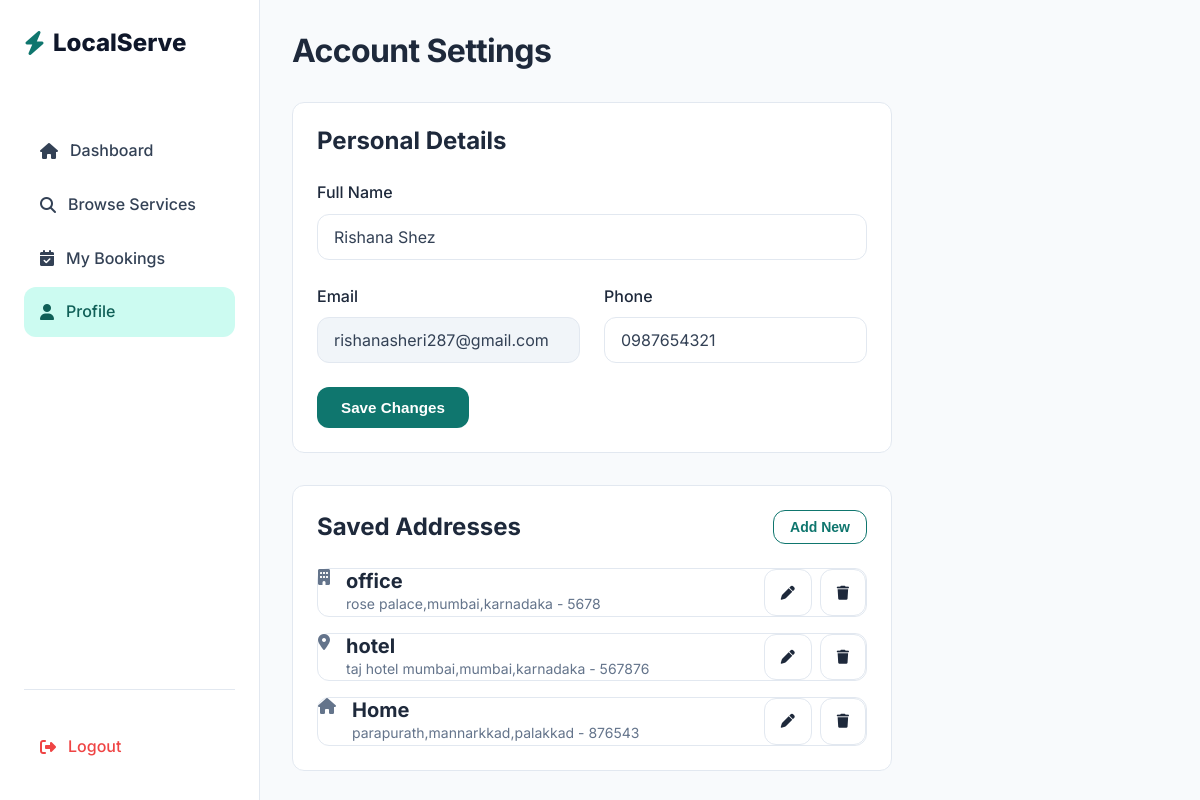
/acc/profile/ (signed in), run on an earlier commit of the app's database.
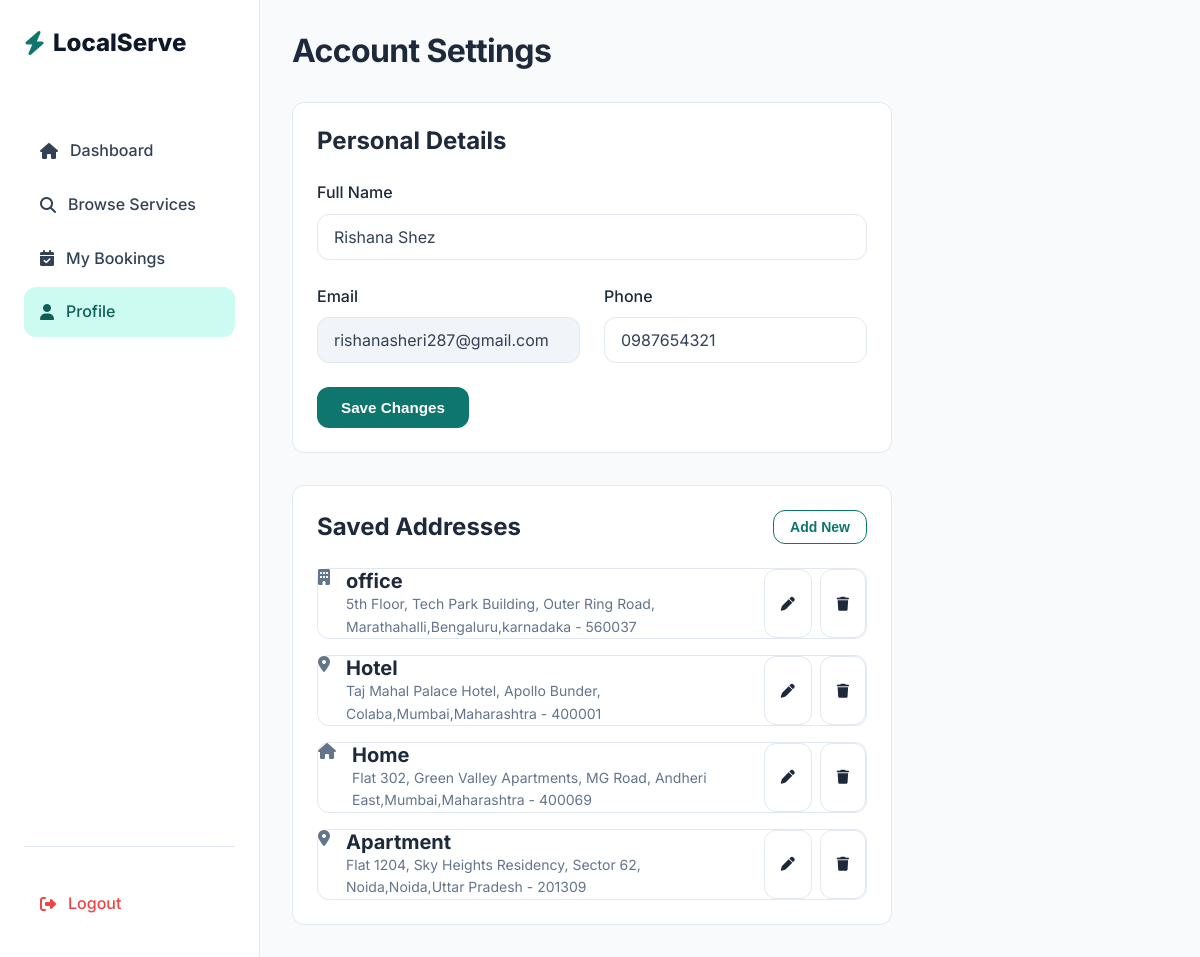
And on a later commit of the database.
### accounts/models.py (models this page shows, shortened)
class Address(models.Model):
    customer =  models.ForeignKey(CustomerProfile, on_delete = models.CASCADE, related_name="address")
    label = models.CharField(max_length=50)
    full_address = models.CharField(max_length=500)
    city = models.CharField(max_length = 100)
    state = models.CharField(max_length = 100)
    pincode = models.CharField(max_length = 10)
    landmark = models.CharField(max_length=100, blank=True)
    is_default = models.BooleanField(default=False)
    created_at = models.DateTimeField(auto_now_add=True)

### accounts/views.py (the view, shortened to what this page needs)
# urls.py: path('profile/',views.profile, name="profile"),
@login_required
@never_cache
def profile(request):
    profile,created = CustomerProfile.objects.get_or_create(user = request.user, defaults ={
        "full_name":request.user.get_full_name() or request.user.username
    })
    address = profile.address.all()
    form = CustomerProfileForm(instance=profile)
    return render(request,'customer/acc/profile.html',{'profile':profile, 'address':address,'form':form})

### accounts/forms.py (shortened to what this page needs)
class CustomerProfileForm(forms.ModelForm):
    class Meta:
        model = CustomerProfile
        fields = ['full_name','phone']

### templates/customer/acc/profile.html (shortened to what this page needs)
{% extends "base_customer.html" %}
    {% block content %}
            <h2 style="margin-bottom: 2rem;">Account Settings</h2>
            <div style="max-width: 600px;">
                <div class="card" style="margin-bottom: 2rem;">
                    <h3 style="margin-bottom: 1.5rem;">Personal Details</h3>
                    <form method ="POST">
                    <div class="form-group">
                        <label class="form-label">Full Name</label>
                        <input type="text" class="form-control" value="{{request.user.customer_profile.full_name}}" name = "full_name">
                    </div>
                    <div class="grid grid-cols-2 grid-gap">
                        <div class="form-group">
                            <label class="form-label">Email</label>
                            <input type="email" class="form-control" value="{{request.user.email}}" disabled
                                style="background: #F1F5F9;">
                        </div>
                        <div class="form-group">
                            <label class="form-label">Phone</label>
                            <input type="tel" class="form-control" value="{{request.user.customer_profile.phone}}" name = "phone">
                        </div>
                    </div>
                    <button class="btn btn-primary">Save Changes</button>
                    </form>
                </div>
                <div class="card">
                    <div class="flex justify-between items-center" style="margin-bottom: 1.5rem;">
                        <h3 style="margin: 0;">Saved Addresses</h3>
                        <a href="{% url 'add_address' %}">
                            <button class="btn btn-outline btn-sm">Add New</button>
                        </a>
                    </div>
                    <div class="flex flex-col gap-md">
                        {% for addr in address %}
                        <div class="flex items-start gap-md p-4"
                            style="border: 1px solid var(--color-border); border-radius: var(--radius-md);">
                            {% if addr.label|lower == "home" %}
                                <i class="fa-solid fa-house text-light mt-1"></i>
                            {% elif addr.label|lower == "office" %}
                                <i class="fa-solid fa-building text-light mt-1"></i>
                            {% else %}
                                <i class="fa-solid fa-location-dot text-light mt-1"></i>
                            {% endif %}
                            <div style="flex-grow: 1;">
                                <h4 style="margin: 0;">{{ addr.label }}</h4>
                                <p class="text-sm text-light">{{ addr.full_address }},{{ addr.city }},{{ addr.state }} - {{ addr.pincode }}</p>
                            </div>
                            <div class="flex gap-sm">
                                <a href="{% url 'edit_address' addr.id %}" class="btn btn-sm btn-secondary"><i class="fa-solid fa-pen"></i></a>
                                <a href="{% url 'delete_address' addr.id %}" class="btn btn-sm btn-secondary text-danger" onclick="return confirm('Delete this address?');" ><i class="fa-solid fa-trash"></i></a>
                            </div>
                        </div>
                            {% empty %}
                                <p class="text-light">No addresses added yet.</p>
                            {% endfor %}
                    </div>
                </div>
            </div>
    {% endblock %}

What changed in the data, as far as the page shows it:
changed Address "office": full_address "rose palace" → "5th Floor, Tech Park Building, Outer Ring Road, Marathahalli"; city "mumbai" → "Bengaluru"; pincode "5678" → "560037"
changed Address: label "hotel" → "Hotel"; full_address "taj hotel mumbai" → "Taj Mahal Palace Hotel, Apollo Bunder, Colaba"; city "mumbai" → "Mumbai"; state "karnadaka" → "Maharashtra"; pincode "567876" → "400001"
changed Address "Home": full_address "parapurath" → "Flat 302, Green Valley Apartments, MG Road, Andheri East"; city "mannarkkad" → "Mumbai"; state "palakkad" → "Maharashtra"; pincode "876543" → "400069"
added Address: label "Apartment", full_address "Flat 1204, Sky Heights Residency, Sector 62, Noida", city "Noida", state "Uttar Pradesh", pincode "201309"
